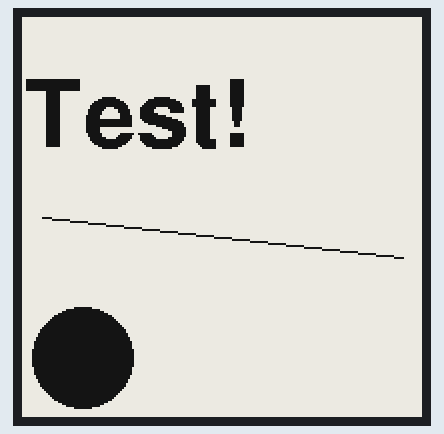
The sketch below on a simulated ESP32. Shown: 200×200 one-colour display. What the sketch prints to the serial monitor is not drawn. At 24.5 s the program restarts the board; the recording ends there.

Above: at 2.3 s.

The sketch:

Waveshare_154_eInk_display.ino
```cpp
#include <GxEPD2_BW.h>  // Library 'GxEPD2' V.1.6.1 by Jean-Marc Zingg.
#include <Fonts/FreeSansBold24pt7b.h>

const int PIN_BUSY = 27;
const int PIN_RST = 33;
const int PIN_DC = 25;
const int PIN_CS = 26;
const int PIN_CLK = 18;  // = SCK
const int PIN_DIN = 23;  // = MOSI

GxEPD2_BW<GxEPD2_154_D67, GxEPD2_154_D67::HEIGHT> display(GxEPD2_154_D67(PIN_CS, PIN_DC, PIN_RST, PIN_BUSY));


void setup() {
  Serial.begin(115200);

  Serial.printf("Initializing display ...");
  display.init();
  Serial.printf(" done.\n");
}


void loop() {
  display.setFullWindow();
  display.setRotation(2);
  display.setTextColor(GxEPD_BLACK);

  Serial.printf("Drawing string 'Test!', line, and circle.\n");
  display.firstPage();
  do {
    display.fillScreen(GxEPD_WHITE);
    display.setFont(&FreeSansBold24pt7b);
    display.setCursor(0, 64);
    display.print("Test!");
    display.drawLine(10, 100, 190, 120, GxEPD_BLACK);
    display.fillCircle(30, 170, 25, GxEPD_BLACK);
  } while (display.nextPage());
  Serial.printf("Powering off the display ...");
  display.powerOff();
  Serial.printf(" done.\n");

  delay(10000);

  Serial.printf("Drawing blank screen.\n");
  display.firstPage();
  do {
    display.fillScreen(GxEPD_WHITE);
  } while (display.nextPage());
  Serial.printf("Powering off the display ...");
  display.powerOff();
  Serial.printf(" done.\n");

  delay(10000);

  ESP.restart();
}
```
